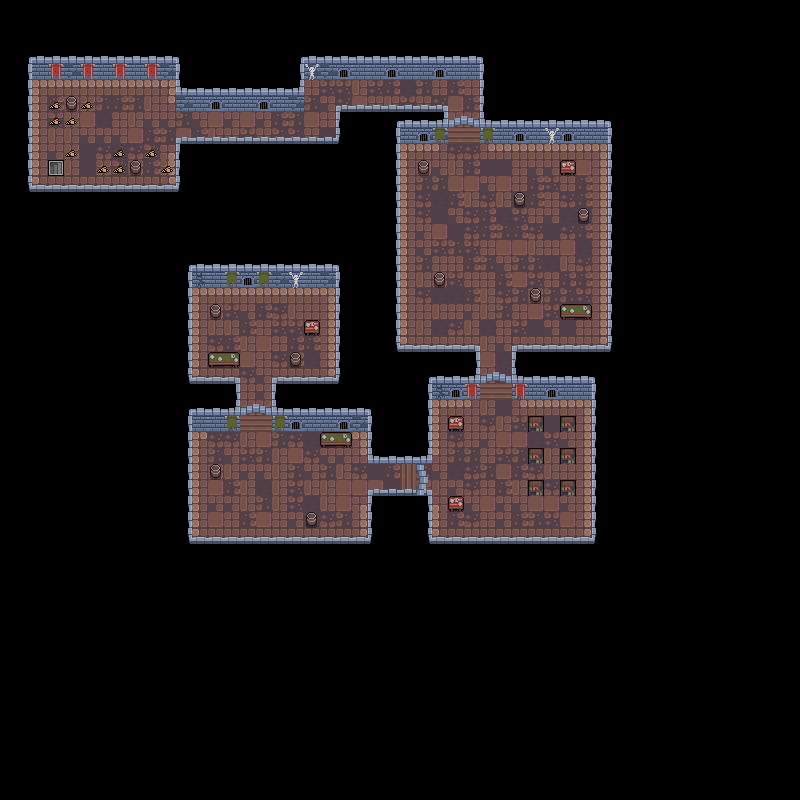

Below is a game level as drawn by its tile map, then a one-line description and the .tmx that defines it (tile-layer data replaced by summaries):
An orthogonal 50x50 tile map with 16x16 px tiles, 3 tile layers (Ground, Walls, Decor), 2 tilesets.

<map version="1.10" tiledversion="1.10.1" orientation="orthogonal" renderorder="right-down" width="50" height="50" tilewidth="16" tileheight="16" infinite="0" nextlayerid="6" nextobjectid="1">
 <tileset firstgid="1" name="Tiles" tilewidth="16" tileheight="16" spacing="2" margin="1" tilecount="72" columns="9">
  <image source="full_tilemap_upd.png" width="162" height="144" />
  <tile id="0">
   <properties>
    <property name="collides" type="bool" value="true" />
   </properties>
  </tile>
  <tile id="1">
   <properties>
    <property name="collides" type="bool" value="true" />
   </properties>
  </tile>
  <tile id="2">
   <properties>
    <property name="collides" type="bool" value="true" />
   </properties>
  </tile>
  <tile id="9">
   <properties>
    <property name="collides" type="bool" value="true" />
   </properties>
  </tile>
  <tile id="10">
   <properties>
    <property name="collides" type="bool" value="true" />
   </properties>
  </tile>
  <tile id="14">
   <properties>
    <property name="collides" type="bool" value="true" />
   </properties>
  </tile>
  <tile id="39">
   <properties>
    <property name="collides" type="bool" value="true" />
   </properties>
  </tile>
  <tile id="40">
   <properties>
    <property name="collides" type="bool" value="true" />
   </properties>
  </tile>
  <tile id="42">
   <properties>
    <property name="collides" type="bool" value="true" />
   </properties>
  </tile>
  <tile id="43">
   <properties>
    <property name="collides" type="bool" value="true" />
   </properties>
  </tile>
  <tile id="44">
   <properties>
    <property name="collides" type="bool" value="true" />
   </properties>
  </tile>
  <tile id="48">
   <properties>
    <property name="collides" type="bool" value="true" />
   </properties>
  </tile>
  <tile id="49">
   <properties>
    <property name="collides" type="bool" value="true" />
   </properties>
  </tile>
  <tile id="51">
   <properties>
    <property name="collides" type="bool" value="true" />
   </properties>
  </tile>
  <tile id="52">
   <properties>
    <property name="collides" type="bool" value="true" />
   </properties>
  </tile>
  <tile id="53">
   <properties>
    <property name="collides" type="bool" value="true" />
   </properties>
  </tile>
  <tile id="55">
   <properties>
    <property name="collides" type="bool" value="false" />
   </properties>
  </tile>
  <tile id="56">
   <properties>
    <property name="collides" type="bool" value="false" />
   </properties>
  </tile>
  <tile id="57">
   <properties>
    <property name="collides" type="bool" value="true" />
   </properties>
  </tile>
  <tile id="58">
   <properties>
    <property name="collides" type="bool" value="true" />
   </properties>
  </tile>
  <tile id="59">
   <properties>
    <property name="collides" type="bool" value="false" />
   </properties>
  </tile>
  <tile id="64">
   <properties>
    <property name="collides" type="bool" value="true" />
   </properties>
  </tile>
  <tile id="65">
   <properties>
    <property name="collides" type="bool" value="true" />
   </properties>
  </tile>
  <tile id="66">
   <properties>
    <property name="collides" type="bool" value="true" />
   </properties>
  </tile>
  <tile id="67">
   <properties>
    <property name="collides" type="bool" value="true" />
   </properties>
  </tile>
  <tile id="68">
   <properties>
    <property name="collides" type="bool" value="true" />
   </properties>
  </tile>
 </tileset>
 <tileset firstgid="73" name="torch_spritesheet" tilewidth="16" tileheight="16" tilecount="6" columns="6">
  <image source="spritesheets/torch_spritesheet.png" width="96" height="16" />
 </tileset>
 <layer id="1" name="Ground" width="50" height="50">
  <data>[2500 cells, 2500 non-empty, 20 distinct tile ids]</data>
 </layer>
 <layer id="2" name="Walls" width="50" height="50">
  <data>[2500 cells, 309 non-empty, 18 distinct tile ids]</data>
 </layer>
 <layer id="3" name="Decor" width="50" height="50">
  <data>[2500 cells, 60 non-empty, 11 distinct tile ids]</data>
 </layer>
</map>
